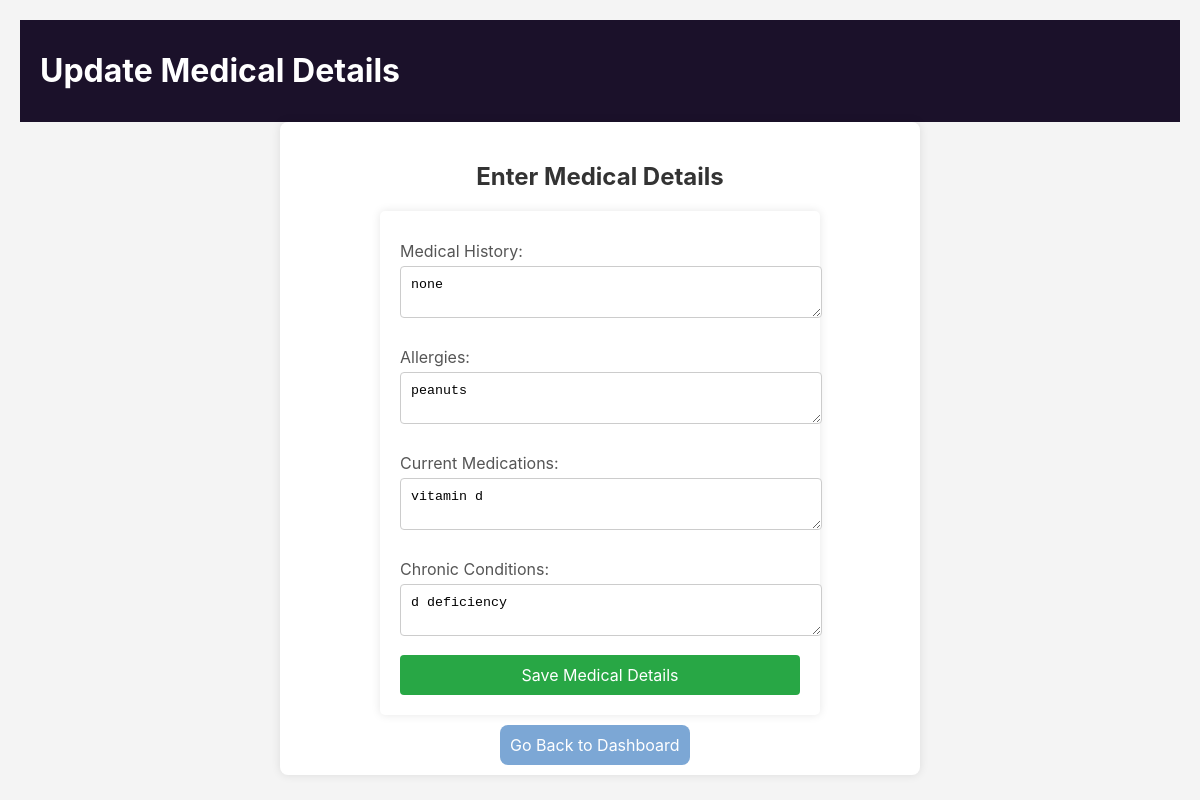
/medical_details.php (signed in), run on the app's committed database.
### tables this page shows
CREATE TABLE `medical_details` (
  `id` int(11) NOT NULL,
  `user_id` int(11) NOT NULL,
  `medical_history` text DEFAULT NULL,
  `allergies` text DEFAULT NULL,
  `current_medications` text DEFAULT NULL,
  `chronic_conditions` text DEFAULT NULL
);

### medical_details.php (the view, shortened to what this page needs)
<?php
$conn = new mysqli('localhost', 'root', '', 'appointment_system');
$user_id = $_SESSION['user_id'];
$sql = "SELECT * FROM medical_details WHERE user_id = $user_id";
$result = $conn->query($sql);
$medical_details = $result->fetch_assoc();
?>
<!DOCTYPE html>
<html lang="en">
<head>
    <link rel="stylesheet" href="style.css">
</head>
<body>
    <header>
        <h1>Update Medical Details</h1>
    </header>
    <div class="container">
    <h2>Enter Medical Details</h2>
    <form method="POST" action="">
        <label for="medical_history">Medical History:</label>
        <textarea id="medical_history" name="medical_history" required><?php echo $medical_details['medical_history'] ?? ''; ?></textarea>
        <label for="allergies">Allergies:</label>
        <textarea id="allergies" name="allergies" required><?php echo $medical_details['allergies'] ?? ''; ?></textarea>
        <label for="current_medications">Current Medications:</label>
        <textarea id="current_medications" name="current_medications" required><?php echo $medical_details['current_medications'] ?? ''; ?></textarea>
        <label for="chronic_conditions">Chronic Conditions:</label>
        <textarea id="chronic_conditions" name="chronic_conditions" required><?php echo $medical_details['chronic_conditions'] ?? ''; ?></textarea>
        <button type="submit">Save Medical Details</button>
    </form>
    <a href="dashboard.php" class="goback">Go Back to Dashboard</a>
</div>
</body>
</html>

### style.css (style rules this page uses)
body { font-family:Inter; background-color: #f4f4f4; margin: 0; padding: 20px; }
header { background: #1b112a; color: #fff; padding: 10px 20px; display: flex; }
form { max-width: 400px; margin: 20px auto; padding: 20px; background: #fff; border-radius: 5px; box-shadow: 0 0 10px rgba(0,0,0,0.1); }

### medical_details.php (style rules this page uses)
body { font-family: Inter; background-color: #f4f4f4; margin: 0; padding: 20px; }
.container { max-width: 600px; margin: auto; background: #fff; padding: 20px; border-radius: 8px; box-shadow: 0 0 10px rgba(0, 0, 0, 0.1); }
h2 { text-align: center; color: #333; }
label { display: block; margin: 10px 0 5px; color: #555; }
textarea { width: 100%; padding: 10px; border: 1px solid #ccc; border-radius: 4px; margin-bottom: 15px; resize: vertical; }
button { display: block; width: 100%; padding: 10px; font-family:Inter; background-color: #28a745; color: white; border: none; border-radius: 4px; font-size: 16px; cursor: pointer; }
.goback { text-align: center; text-decoration: none; color:white; padding:10px; border-radius: 8px; background-color: #7ca7d5; margin: 200px; }

### data on the page
medical_details: medical_history "none", allergies "peanuts", current_medications "vitamin d", chronic_conditions "d deficiency"
